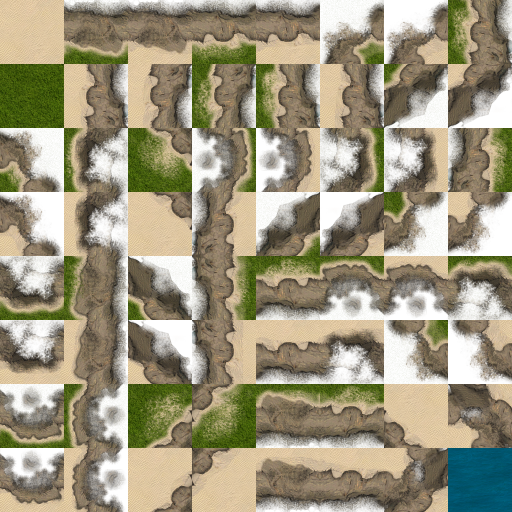
#> input picture alife/img/tileset3.png, 1024 x 1024 px (shown at 1/2 size)
$ python -i graphics.py   (imports and definitions only)   (older library calls are emulated)
#> lines starting #> are read from the running program, lines starting #| are printed output that depends on the picture
import pygame
import numpy as np
import random
import os
from PIL import Image, ImageDraw, ImageFont
from .config import IMG_DIR

# Types of Sprites/Things/Objects
ID_FX = -3    # Effects/decor are purely for visual satisfaction/aesthetics - no game logic is associated.
ID_FLAG = -1  # A flag/nest is not visible or collidable to sprites, but some game logic may be associated (e.g., touching a flag, respawn at nest).
ID_VOID = 0   # Not anything; a placeholder for an empty slot in the sprites array.
ID_ROCK = 1   # Blue objects
ID_PLANT = 2  # Green objects
ID_ANIMAL = 3 # Red objects (agent-controlled)

# How many types of image are there for each ..
# TODO Discover dynamically
N_ROCKS = 16
N_TREES = 47
N_BUGS = 7
N_FLAGS = 11

# File names, e.g., rock_00.png ... rock_0d.png where d = N_ROCKS-1
N_array = [ID_VOID,N_ROCKS,N_TREES,N_BUGS,N_FLAGS]
f_array = [None,'rock','tree','bug','flag']

# Basic colors
COLOR_TRANSPARENT = (1,2,3)
COLOR_WHITE  = (255, 255, 255)
COLOR_RED  = (255, 0, 0)
COLOR_BLACK  = (0, 0, 0)
COLOR_YELLOW  = (255, 255, 0)

# Convert ID to splatter palletes (for 'splatter' artwork)
id2pal = {
            ID_VOID : [COLOR_WHITE],
            ID_ROCK : [(45,44,44), (58,50,50), (73,60,60), (92,73,73), (101,83,83),],
            ID_PLANT : [ (37, 82, 59),  (53, 136, 86), (90, 171, 97), (98, 189, 105), (48, 105, 75),  (12, 56, 35) ],
            ID_ANIMAL : [ (255,0,0), (178,0,0), (91,0,0), (250,50,50), (204,61,61), ],
            ID_FLAG : [(255, 215, 0),(207, 181, 59),(255, 201, 14),(255, 248, 200),(255, 215, 100)],
        }

# Convert ID to RGB intensities (how agents observe each of these)
id2rgb = {
        ID_VOID : COLOR_BLACK, # VOID     =  0  = BLACK
        ID_ROCK : [0.,0.,1.],  # ROCK     =  1  = BLUE
        ID_PLANT : [0.,1.,0.],  # PLANT    =  3  = GREEN
        ID_ANIMAL : [1.,0.,0.],  # ANIMAL   =  4  = RED
}

# Convert ID to Z-index
id2z_idx = {
        ID_VOID : 0,
        ID_ROCK : 1,
        ID_PLANT : 2,
        ID_ANIMAL : 1,
}

# Import index constants (etc).
from .constants import *

# [31 lines left out: functions build_splatter_img, rotate_img, not called in this run]

def build_image_bank(image):
    ''' Build images for every single angle 0,...,359 (to be used for rotating sprites) '''
    return [rotate_img(image, deg-180) for deg in range(360)]

from .map_tools import convert_to_tiles

land = {
        # Denotes the location of each tile given its character code
         0 : [(0,0)],                                   # land
         1 : [(3,7)],                                   # top left concave
         2 : [(2,3)],                                   # top right concave
         3 : [(2,0),(4,0),(0,5),(0,7)],                             # bottom ridge
         4 : [(6,6)],                                   # top right concave -- need to rotate
         5 : [(3,3),(3,5),(6,2),(4,2)],                 # left ridge
         6 : [(6,7)],                                   # 6 crossover tile
         7 : [(5,3)],                                   # top left ridge
         8 : [(2,7)],                                   # bottom right concave
         9 : [(7,6)],                                   # 9 crossover tile (mirrored)
         10 : [(5,1),(1,1),(2,1),(1,5),(1,7)],           # right ridge
         11 : [(2,5),(0,3)],                              # top right ridge
         12 : [(4,7),(5,7),(4,5),(5,5),(6,4)],           # top ridge
         13 : [(7,5)],                                   # bottom left ridge
         14 : [(7,3)],                                   # bottom right ridge
        15 : [(7,7)],                                   # water
    }

# [16 lines left out: function make_num, not called in this run]

# [10 lines of commented-out code are left out]

def get_tilegraphics(tile_size=128):
    '''
    Returns
    -------

    tiles : dict(int,list)
        mapping each tile integer (between 0 and 15 incl.) to a list of possible images

    '''
#> called with tile_size = 128
    tileset_path = os.path.join(IMG_DIR, 'tileset3.png')
    tileset = Image.open(tileset_path).convert("RGBA")
#> tileset is the input picture: PIL image 1024x1024 RGBA; mean R, G, B, A 115.8, 108.2, 80.2, 201.3
    tiles = {}
    x,y = 7*128,7*128
    water = tileset.crop((x,y,x+128,y+128))
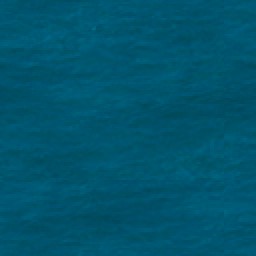
#> water: PIL image 128x128 RGBA (shown 2 times larger); mean R, G, B, A 0, 84.7, 109, 255
    #water = Image.alpha_composite(water, tile)
    #water = Image.open("worlds/bugworld/img/water.png").convert("RGBA")
    for i in land.keys():
        tiles[i] = []
        if len(land[i]) <= 0:
            # no image found, make a placeholder
            tiles[i] = [make_num(i)]
        else:
            for (tx,ty) in land[i]:
                x,y = tx*128,ty*128
                tile = tileset.crop((x,y,x+128,y+128))
                if i < 15:
                    tile = Image.alpha_composite(water, tile)
                tiles[i].append(tile.resize((128,128)))
#> after the loop, tiles = 16 items
    return tiles

# [103 lines left out: functions build_image_png, draw_map, build_bg_png, not called in this run]

def get_label(line, color=COLOR_RED):
    myfont = pygame.font.SysFont("monospace", 17)
    return myfont.render(line, 0, color)

N_FX_SLOTS = 20  # reserved FX rows at end of sprites array

# [71 lines left out: functions _find_free_fx, draw_state, not called in this run]


from .utils import rotate, angle_deg

# [82 lines left out: functions draw_bug, draw_obj, draw_banner, not called in this run]

# [19 lines not run here, left out]

>>> result = get_tilegraphics()
#> result = 16 items
